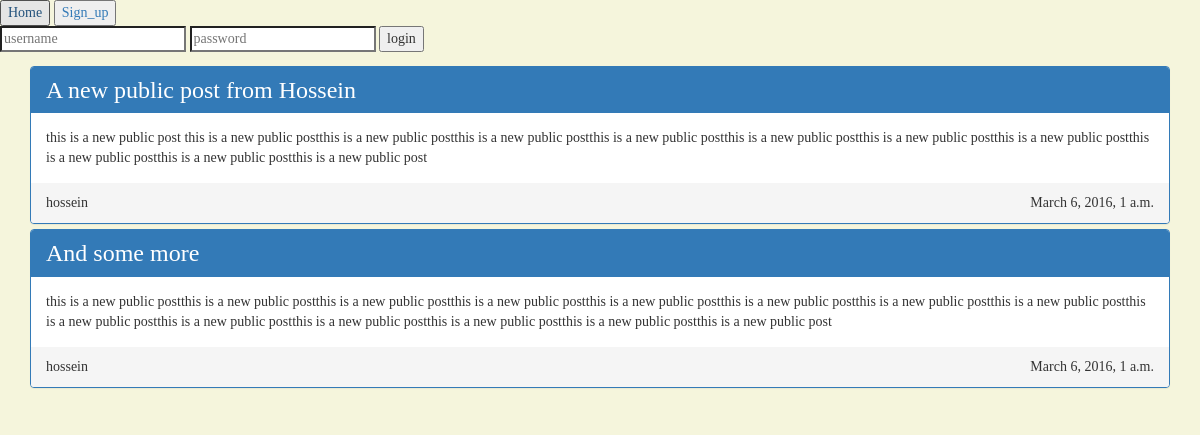
/, run on an earlier commit of the app's database.
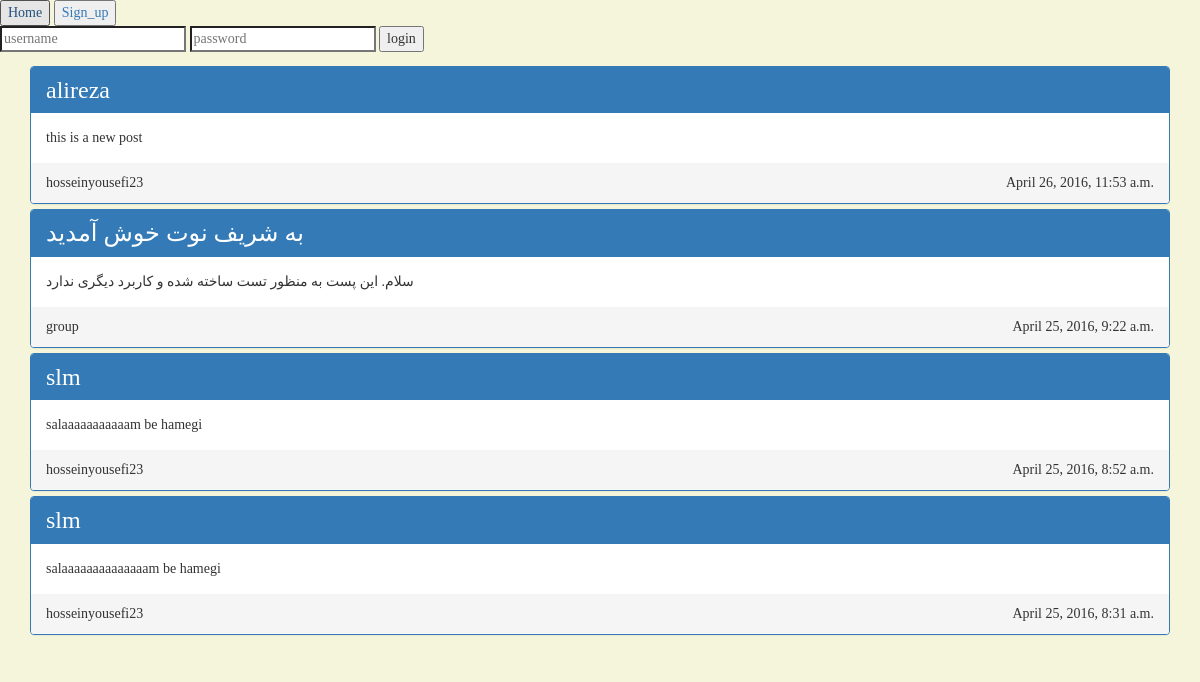
And on a later commit of the database.
### xnote_base/models.py (models this page shows, shortened)
class Post(models.Model):
    is_public = models.BooleanField(default=False)
    post_type = models.CharField(choices=(
        ('normal', 'Normal'),
        ('quick', 'Quick'),
    ), default='normal', max_length=50)
    title = models.CharField(max_length=100)
    related_tags = models.ManyToManyField(Tag, blank=True)
    context = models.TextField()
    publish_time = models.DateTimeField(default=timezone.now)
    author = models.ForeignKey(SuperConductor, null=True, blank=True)
    event = models.ForeignKey(Event, null=True, blank=True)

class SuperConductor(models.Model):
    real_name = models.CharField(max_length=100, default='Unknown')
    description = models.CharField(max_length=1000, default='Nothing')
    real_type = models.ForeignKey(ContentType)
    url_name = models.CharField(max_length=100, null=True, blank=True)
    is_formal = models.BooleanField(default=False)
    profile_image = models.ImageField(upload_to='profile_image', null=True, blank=True)
    def __str__(self):
        return self.url_name

### xnote_base/views.py (the view)
# urls.py: url(r'^$', views.main_page, name='main_page'),
def main_page(request):
    if request.user.is_authenticated():
        user = request.user
        person = Person.objects.get(user__username=user.username)
        post_list = Post.objects.filter(author__in=person.follows.all()).order_by('-publish_time')
        suggestions = SuperConductor.objects.exclude(
            Q(url_name=person.url_name) | Q(followers__url_name=person.url_name))
        if 'platform' in request.GET and request.GET['platform'] == 'android':
            return JsonResponse({
              'user': request.user.first_name + ' ' + request.user.last_name,
                'post_list': serializers.serialize('json', post_list),
                'suggestions': serializers.serialize('json', suggestions),
            })
        else:
            return render(request, 'xnote_base/userindex.html', {
                'user': request.user,
                'post_list': post_list,
                'suggestions': suggestions,
            })
    else:
        post_list = Post.objects.filter(author__is_formal=True, is_public=True).order_by('-publish_time')
        if 'platform' in request.GET and request.GET['platform'] == 'android':
            return JsonResponse({'post_list': serializers.serialize('json', post_list)})
        else:
            return render(request, 'xnote_base/index.html', {'post_list': post_list})

### templates/xnote_base/index.html (shortened to what this page needs)
{% extends 'xnote_base/super_page.html' %}
{% load staticfiles %}
{% block css_and_js %}
    <link rel="stylesheet" href="{% static 'styles/bootstrap.min.css' %}">
    <link type="text/css" rel="stylesheet" href="{% static "styles/index.css" %}"/>
{% endblock %}
{% block body %}
    <div class="container">
        <div class="panel-group">
            {% for post in post_list %}
                <div class="panel panel-primary">
                    <div class="panel-heading">
                        <h3 style="display: inline">{{ post.title }}</h3>
                    </div>
                    <div class="panel-body">
                        {{ post.context }}
                    </div>
                    <div class="panel-footer">
                        <div class="panel-author"> {{ post.author }}</div>
                        <div class="panel-date">{{ post.publish_time }}</div>
                        <br style="clear: both"/>
                    </div>
                </div>
            {% endfor %}
        </div>
    </div>
{% endblock %}

### templates/xnote_base/super_page.html (shortened to what this page needs)
{% load static %}
<html>
    <head lang="en">
        <link rel="stylesheet" href="{% static 'styles/bootstrap.min.css' %}">
        <link rel="stylesheet" type="text/css" href="{% static 'styles/semantic.min.css' %}"/>
        {% block css_and_js %}
        {% endblock %}
    </head>
    <body>
        <a href="{% url 'xnote_base:main_page' %}">
            <button>Home</button>
        </a>
        <a href="{% url 'xnote_base:signup' %}">
            <button>Sign_up</button>
        </a>
        <form action="{% url 'xnote_base:login' %}" method="post">
            <input type="text" placeholder="username" name="username"/>
            <input type="password" placeholder="password" name="password"/>
            <input type="submit" value="login"/>
        </form>
        {% block body %}
        {% endblock %}
    </body>
</html>

### xnote_base/static/styles/index.css (style rules this page uses)
body { font-family: "cursive"; background-color: beige; overflow-y: scroll; }
.panel-date { float: right; }
.panel-author { width: 10%; display: inline; }

What changed in the data, as far as the page shows it:
removed Post: title "And some more", context "this is a new public postthis is a new public postthis is a new public postthis is a new public postthis is a new public postthis is a new public postthis is a new public postthis is a new public postthis is a new public postthis is a new public postthis is a new public postthis is a new public postthis is a new public postthis is a new public post", author "hossein", publish_time "March 6, 2016, 1 a.m."
changed Post: title "A new public post from Hossein" → "alireza"; context "this is a new public post this is a new public postthis is a new public postthis is a new public postthis is a new public postthis is a new public postthis is a new public postthis is a new public postthis is a new public postthis is a new public postthis is a new public post" → "this is a new post"; author "hossein" → "hosseinyousefi23"; publish_time "March 6, 2016, 1 a.m." → "April 26, 2016, 11:53 a.m."
added Post: title "به شریف نوت خوش آمدید", context "سلام. این پست به منظور تست ساخته شده و کاربرد دیگری ندارد", author "group", publish_time "April 25, 2016, 9:22 a.m."
now on this page (row edited): Post: title "slm", context "salaaaaaaaaaaam be hamegi", author "hosseinyousefi23", publish_time "April 25, 2016, 8:52 a.m."
added Post: title "slm", context "salaaaaaaaaaaaaaam be hamegi", author "hosseinyousefi23", publish_time "April 25, 2016, 8:31 a.m."
